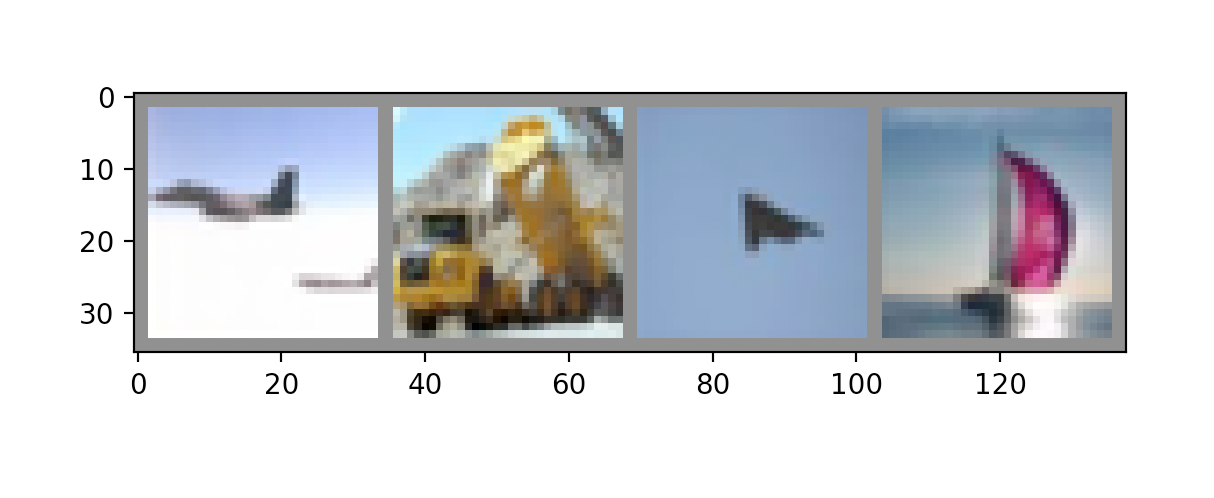

Write Python code to recreate this figure.
# Datasets and Dataloaders

import torch
import torchvision
import torchvision.transforms as transforms

# Change image to pre-setted form
transform = transforms.Compose(
    [
        transforms.ToTensor(),
        transforms.Normalize((0.5, 0.5, 0.5), (0.5, 0.5, 0.5)),
    ]
)

# Load prepared dataset
trainset = torchvision.datasets.CIFAR10(
    root="./data",
    train=True,
    download=True,
    transform=transform,
)

# Load data loader with dataset
trainloader = torch.utils.data.DataLoader(
    trainset,
    batch_size=4,
    shuffle=True,
    num_workers=2,
)


import matplotlib.pyplot as plt
import numpy as np
from multiprocessing import freeze_support

classes = (
    "plane",
    "car",
    "bird",
    "cat",
    "deer",
    "dog",
    "frog",
    "horse",
    "ship",
    "truck",
)


def imshow(img):
    # unnormalize
    # mean = 0.5, std = 0.5
    img = img / 2 + 0.5
    npimg = img.numpy()
    plt.imshow(np.transpose(npimg, (1, 2, 0)))
    plt.show()


def load_dataset():
    # get some random training images
    dataiter = iter(trainloader)
    images, labels = dataiter.next()

    # show images
    imshow(torchvision.utils.make_grid(images))
    # print labels
    print(" ".join("%5s" % classes[labels[j]] for j in range(4)))


# https://stackoverflow.com/questions/50701690/pytorch-tutorial-error-training-a-classifier
if __name__ == "__main__":
    freeze_support()
    load_dataset()
